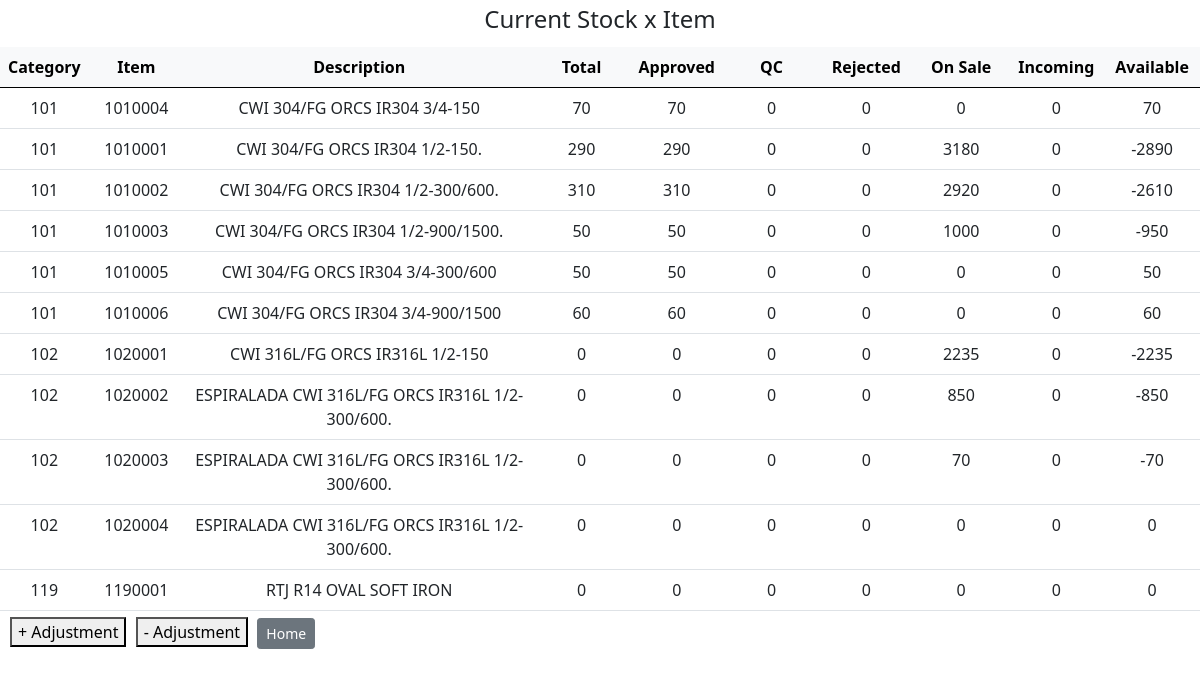
The app's page /current_stock, older data.
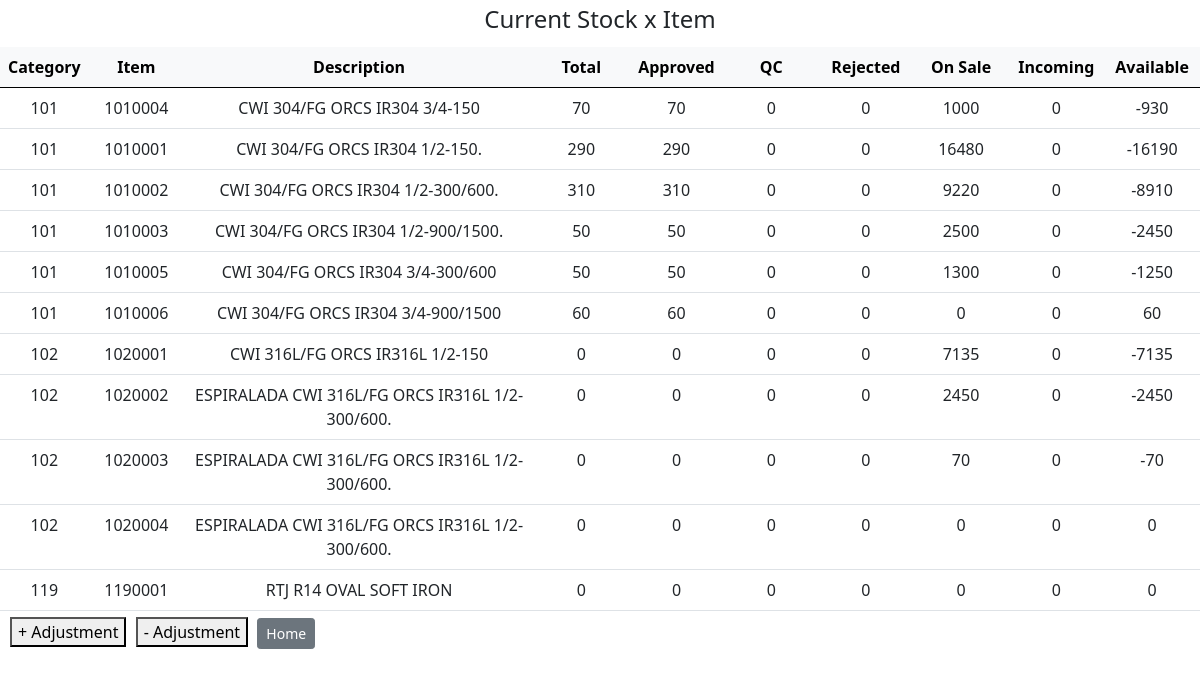
The same page, newer data.
### tables this page shows
CREATE TABLE stock (category_id INTEGER NOT NULL, item_id INTEGER NOT NULL UNIQUE, item_description TEXT NOT NULL, stock_total INTEGER, stock_approved INTEGER, stock_in_qc INTEGER, stock_rejected INTEGER, stock_onsale INTEGER, stock_incoming INTEGER, stock_available INTEGER, FOREIGN KEY (category_id) REFERENCES item_categories (id) ON DELETE RESTRICT, FOREIGN KEY (item_id) REFERENCES items (id) ON DELETE RESTRICT);

### app.py (the view)
@app.route("/current_stock", methods=["GET"])
def get_current_stock():
    stocks = db.execute("SELECT * FROM stock")
    return render_template("current_stock.html", stocks=stocks)

### app.py (called while the page is built)
@app.after_request
def after_request(response):
    response.headers["Cache-Control"] = "no-cache, no-store, must-revalidate"
    response.headers["Expires"] = 0
    response.headers["Pragma"] = "no-cache"
    return response

### templates/current_stock.html (shortened to what this page needs)
{% extends "layout.html" %}
{% block body %}
    <div class="h4" style="text-align: center; padding: 5px;">Current Stock x Item</div>
    <table class="table" style="text-align: center; margin-bottom: 6px;">
        <thead class="table-light">
            <tr>
                <th style="width: 6%;">Category</th>
                <th style="width: 8%;">Item</th>
                <th style="width: 30%;">Description</th>
                <th style="width: 8%;">Total</th>
                <th style="width: 8%;">Approved</th>
                <th style="width: 8%;">QC</th>
                <th style="width: 8%;">Rejected</th>
                <th style="width: 8%;">On Sale</th>
                <th style="width: 8%;">Incoming</th>
                <th style="width: 8%;">Available</th>
            </tr>
        </thead>
        <tbody>
            {% for stock in stocks %}
            <tr>
                <td>{{ stock["category_id"] }}</td>
                <td>{{ stock["item_id"] }}</td>
                <td>{{ stock["item_description"] }}</td>
                <td>{{ stock["stock_total"] }}</td>
                <td>{{ stock["stock_approved"] }}</td>
                <td>{{ stock["stock_in_qc"] }}</td>
                <td>{{ stock["stock_rejected"] }}</td>
                <td>{{ stock["stock_onsale"] }}</td>
                <td>{{ stock["stock_incoming"] }}</td>
                <td>{{ stock["stock_available"] }}</td>
            </tr>
            {% endfor %}
        </tbody>
    </table>
    <div style="padding-left: 10px; margin-top: 0px">
        <form style="display: inline-block; padding-right: 5px;" method="get" action="/">
            <button type="submit">+ Adjustment</button>
        </form>
        <form style="display: inline-block; padding-right: 5px;" method="get" action="/">
            <button type="submit">- Adjustment</button>
        </form>
        <form style="display: inline-block; padding-right: 5px;" method="get" action="/">
            <button class="btn btn-secondary btn-sm" type="submit">Home</button>
        </form>
    </div>
{% endblock %}

### templates/layout.html (shortened to what this page needs)
<!DOCTYPE html>
<html lang="en">
<head>
    <link href="https://cdn.jsdelivr.net/npm/bootstrap@5.0.2/dist/css/bootstrap.min.css" rel="stylesheet">
</head>
<body>
    {% block body %}{% endblock %}
</body>
</html>

Row changes from the older to the newer data that the page shows:
changed stock "CWI 304/FG ORCS IR304 3/4-150": stock_onsale "0" → "1000"; stock_available "70" → "-930"
changed stock "CWI 304/FG ORCS IR304 1/2-150.": stock_onsale "3180" → "16480"; stock_available "-2890" → "-16190"
changed stock "CWI 304/FG ORCS IR304 1/2-300/600.": stock_onsale "2920" → "9220"; stock_available "-2610" → "-8910"
changed stock "CWI 304/FG ORCS IR304 1/2-900/1500.": stock_onsale "1000" → "2500"; stock_available "-950" → "-2450"
changed stock "CWI 304/FG ORCS IR304 3/4-300/600": stock_onsale "0" → "1300"; stock_available "50" → "-1250"
changed stock "CWI 316L/FG ORCS IR316L 1/2-150": stock_onsale "2235" → "7135"; stock_available "-2235" → "-7135"
changed stock (number 8 of 11 on the later page): stock_onsale "850" → "2450"; stock_available "-850" → "-2450"
